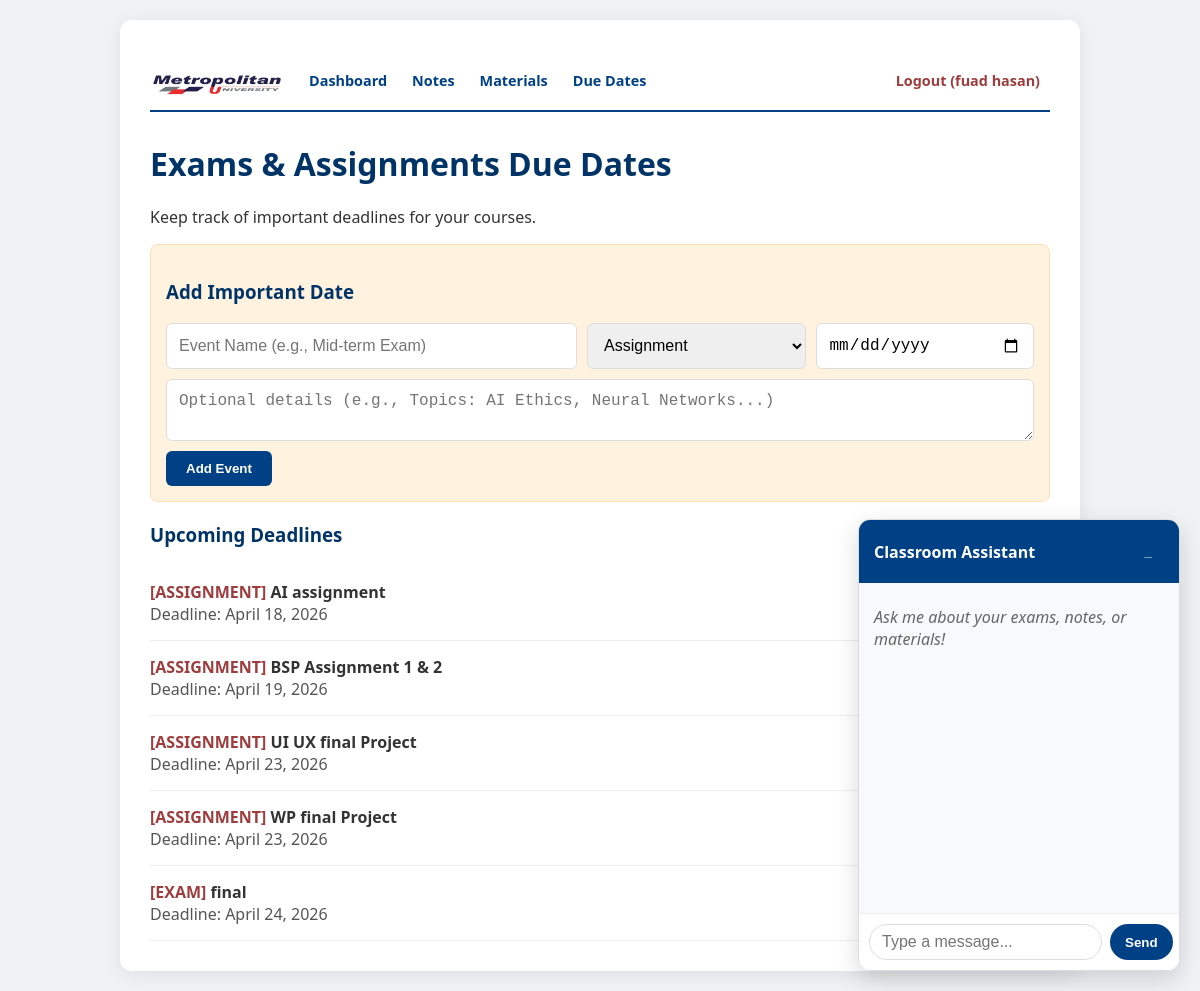
The page /calendar.php (signed in) on the database as committed earlier.
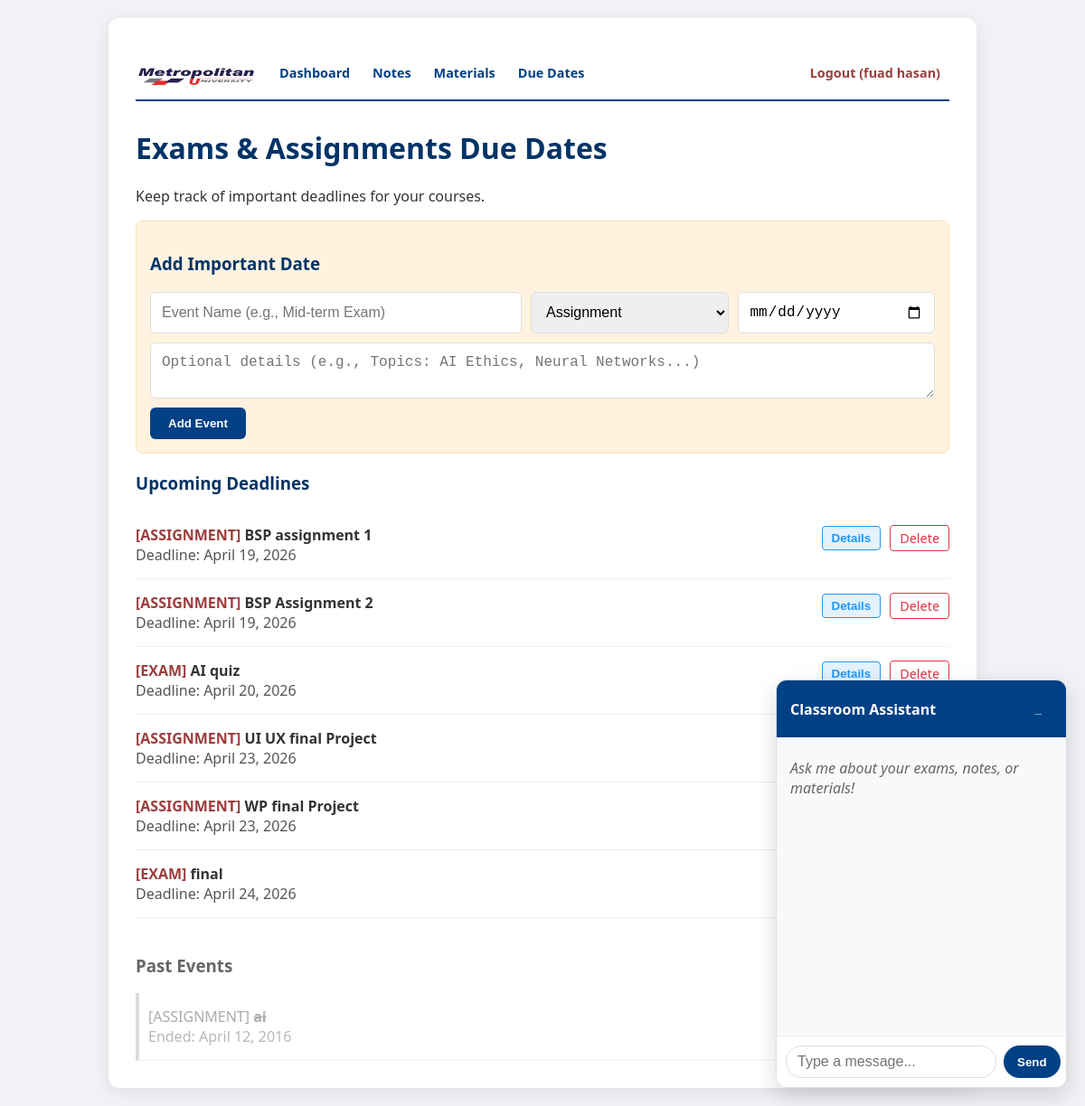
The same page on the database as committed later.
### tables this page shows
CREATE TABLE events (
    id INTEGER PRIMARY KEY AUTOINCREMENT,
    title TEXT NOT NULL,
    type TEXT CHECK(type IN ('assignment', 'exam')) NOT NULL,
    due_date DATE NOT NULL,
    created_at DATETIME DEFAULT CURRENT_TIMESTAMP
, description TEXT);

### calendar.php (the view, shortened to what this page needs)
<?php
require_once 'includes/db.php';
$upcoming_events = $db->query("SELECT * FROM events WHERE due_date >= date('now', 'localtime') ORDER BY due_date ASC")->fetchAll();
$past_events = $db->query("SELECT * FROM events WHERE due_date < date('now', 'localtime') ORDER BY due_date DESC")->fetchAll();
?>
<?php include 'includes/header.php'; ?>
<h1>Exams & Assignments Due Dates</h1>
<p>Keep track of important deadlines for your courses.</p>
<div style="background: #fff3e0; padding: 15px; border: 1px solid #ffe0b2; border-radius: 8px; margin-bottom: 20px;">
    <h3>Add Important Date</h3>
    <form method="POST">
        <div style="display: flex; flex-direction: column; gap: 10px;">
            <div style="display: flex; gap: 10px;">
                <input type="text" name="title" placeholder="Event Name (e.g., Mid-term Exam)" required style="flex: 2;">
                <select name="type" style="flex: 1;">
                    <option value="assignment">Assignment</option>
                </select>
                <input type="date" name="due_date" required style="flex: 1;">
            </div>
            <textarea name="description" placeholder="Optional details (e.g., Topics: AI Ethics, Neural Networks...)" rows="2"></textarea>
            <button type="submit" style="background-color: #004085; align-self: flex-start; padding: 10px 20px;">Add Event</button>
        </div>
    </form>
</div>
<h3>Upcoming Deadlines</h3>
<?php if (empty($upcoming_events)): ?>
    <p>No upcoming deadlines scheduled.</p>
<?php else: ?>
    <?php foreach ($upcoming_events as $event): ?>
        <div class="item" style="border-bottom: 1px solid #eee; padding: 15px 0;">
            <div style="display: flex; justify-content: space-between; align-items: flex-start;">
                <div>
                    <span class="due-date">[<?php echo strtoupper($event['type']); ?>]</span>
                    <strong><?php echo htmlspecialchars($event['title']); ?></strong>
                    <br>
                    <span style="color: #555;">Deadline: <?php echo date('F j, Y', strtotime($event['due_date'])); ?></span>
                </div>
                <div style="display: flex; gap: 10px; align-items: center;">
                    <?php if (!empty($event['description'])): ?>
                        <button onclick="toggleDetails(<?php echo $event['id']; ?>)"
                                style="background: #e3f2fd; border: 1px solid #2196f3; color: #2196f3; cursor: pointer; padding: 5px 10px; border-radius: 4px;">Details</button>
                    <?php endif; ?>
                    <a href="calendar.php?delete=<?php echo $event['id']; ?>"
                       onclick="return confirm('Are you sure you want to delete this event?')"
                       style="color: #dc3545; text-decoration: none; font-size: 0.9em; border: 1px solid #dc3545; padding: 4px 10px; border-radius: 4px;">Delete</a>
                </div>
            </div>
        </div>
    <?php endforeach; ?>
<?php endif; ?>
<?php if (!empty($past_events)): ?>
    <h3 style="margin-top: 40px; color: #666;">Past Events</h3>
    <div style="opacity: 0.7;">
        <?php foreach ($past_events as $event): ?>
            <div class="item" style="border-bottom: 1px solid #eee; padding: 15px 0; border-left: 4px solid #ccc; padding-left: 10px;">
                <div style="display: flex; justify-content: space-between; align-items: flex-start;">
                    <div>
                        <span style="color: #888;">[<?php echo strtoupper($event['type']); ?>]</span>
                        <strong style="text-decoration: line-through; color: #888;"><?php echo htmlspecialchars($event['title']); ?></strong>
                        <br>
                        <span style="color: #999;">Ended: <?php echo date('F j, Y', strtotime($event['due_date'])); ?></span>
                    </div>
                    <div style="display: flex; gap: 10px; align-items: center;">
                        <a href="calendar.php?delete=<?php echo $event['id']; ?>"
                           onclick="return confirm('Are you sure you want to delete this history?')"
                           style="color: #888; text-decoration: none; font-size: 0.8em; border: 1px solid #ccc; padding: 3px 8px; border-radius: 4px;">Remove</a>
                    </div>
                </div>
            </div>
        <?php endforeach; ?>
    </div>
<?php endif; ?>
<?php include 'includes/footer.php'; ?>

### includes/header.php (shortened to what this page needs)
<!DOCTYPE html>
<html lang="en">
<head>
    <link rel="stylesheet" href="assets/css/style.css">
</head>
<body>
<div class="container">
    <div class="nav">
        <a href="dashboard.php" class="logo-link">
            <img src="assets/images/logo.png" alt="MU-Logo" style="height: 40px; vertical-align: middle;">
        </a>
        <a href="dashboard.php">Dashboard</a>
        <a href="notes.php">Notes</a>
        <a href="materials.php">Materials</a>
        <a href="calendar.php">Due Dates</a>
        <?php if (isset($_SESSION['user_id'])): ?>
            <a href="logout.php" class="logout">Logout (<?php echo htmlspecialchars($_SESSION['user_name']); ?>)</a>
        <?php else: ?>
            <a href="index.php" class="logout">Login</a>
        <?php endif; ?>
    </div>

### includes/footer.php (shortened to what this page needs)
    <div id="ai-chat-container">
        <div id="ai-chat-header">
            <span>Classroom Assistant</span>
            <button id="toggle-chat" style="background:none; border:none; color:white; cursor:pointer;">_</button>
        </div>
        <div id="chat-body">
            <div id="chat-messages">
                <p style="color: #666; font-style: italic;">Ask me about your exams, notes, or materials!</p>
            </div>
            <div id="chat-input-area">
                <input id="chat-input" placeholder="Type a message..." onkeypress="handleKeyPress(event)">
                <button class="chat-btn" onclick="sendMessage()">Send</button>
            </div>
        </div>
    </div>
</div>
</body>
</html>

### assets/css/style.css (style rules this page uses)
body { font-family: 'Segoe UI', Tahoma, Geneva, Verdana, sans-serif; margin: 0; padding: 20px; background-color: #f0f2f5; color: #333; }
.container { max-width: 900px; margin: auto; background-color: #fff; padding: 30px; border-radius: 12px; box-shadow: 0 4px 20px rgba(0,0,0,0.08); }
h1, h2, h3 { color: #003366; }
form { display: flex; flex-direction: column; gap: 10px; }
input, select, textarea { padding: 12px; border: 1px solid #ddd; border-radius: 6px; font-size: 1rem; }
button { padding: 12px; background-color: #004085; color: white; border: none; border-radius: 6px; cursor: pointer; font-weight: bold; transition: background 0.2s; }
.nav { margin-bottom: 30px; border-bottom: 2px solid #004085; padding: 10px 0; display: flex; align-items: center; gap: 5px; }
.nav a { padding: 8px 10px; text-decoration: none; color: #004085; font-weight: bold; display: inline-flex; align-items: center; border-radius: 6px; transition: all 0.2s; font-size: 0.9em; white-space: nowrap; }
.nav a.logo-link { padding: 0; margin-right: 10px; }
.nav a.logout { margin-left: auto; color: #9d3d3d; }
.item { border-bottom: 1px solid #eee; padding: 15px 0; }
.due-date { font-weight: bold; color: #9d3d3d; }
#ai-chat-container { position: fixed; bottom: 20px; right: 20px; width: 320px; background: white; border: 1px solid #ddd; border-radius: 12px; box-shadow: 0 8px 24px rgba(0,0,0,0.15); font-family: inherit; display: flex; flex-direction: column; z-index: 1000; overflow: hidden; }
#ai-chat-header { background: #004085; color: white; padding: 12px 15px; font-weight: bold; display: flex; justify-content: space-between; align-items: center; }
#chat-messages { height: 300px; overflow-y: auto; padding: 15px; background: #f8f9fa; border-bottom: 1px solid #eee; }
#chat-messages p { margin: 8px 0; line-height: 1.4; }
#chat-input-area { display: flex; padding: 10px; background: white; }
#chat-input { flex: 1; padding: 8px 12px; border: 1px solid #ddd; border-radius: 20px; outline: none; }
.chat-btn { background: #004085; color: white; border: none; padding: 8px 15px; margin-left: 8px; border-radius: 20px; cursor: pointer; transition: background 0.2s; }

Rows that differ between the two databases and show on the page:
removed events: type "ASSIGNMENT", title "AI assignment", due_date "April 18, 2026", shown under "Upcoming Deadlines"
removed events: type "ASSIGNMENT", title "BSP Assignment 1 & 2", due_date "April 19, 2026", shown under "Upcoming Deadlines"
added events: type "ASSIGNMENT", title "BSP assignment 1", due_date "April 19, 2026", shown under "Upcoming Deadlines"
added events: type "ASSIGNMENT", title "BSP Assignment 2", due_date "April 19, 2026", shown under "Upcoming Deadlines"
added events: type "EXAM", title "AI quiz", due_date "April 20, 2026", shown under "Upcoming Deadlines"
added events: type "ASSIGNMENT", title "ai", due_date "April 12, 2016", shown under "Past Events"
Other text that changed with them:
text now shown: "Past Events"
